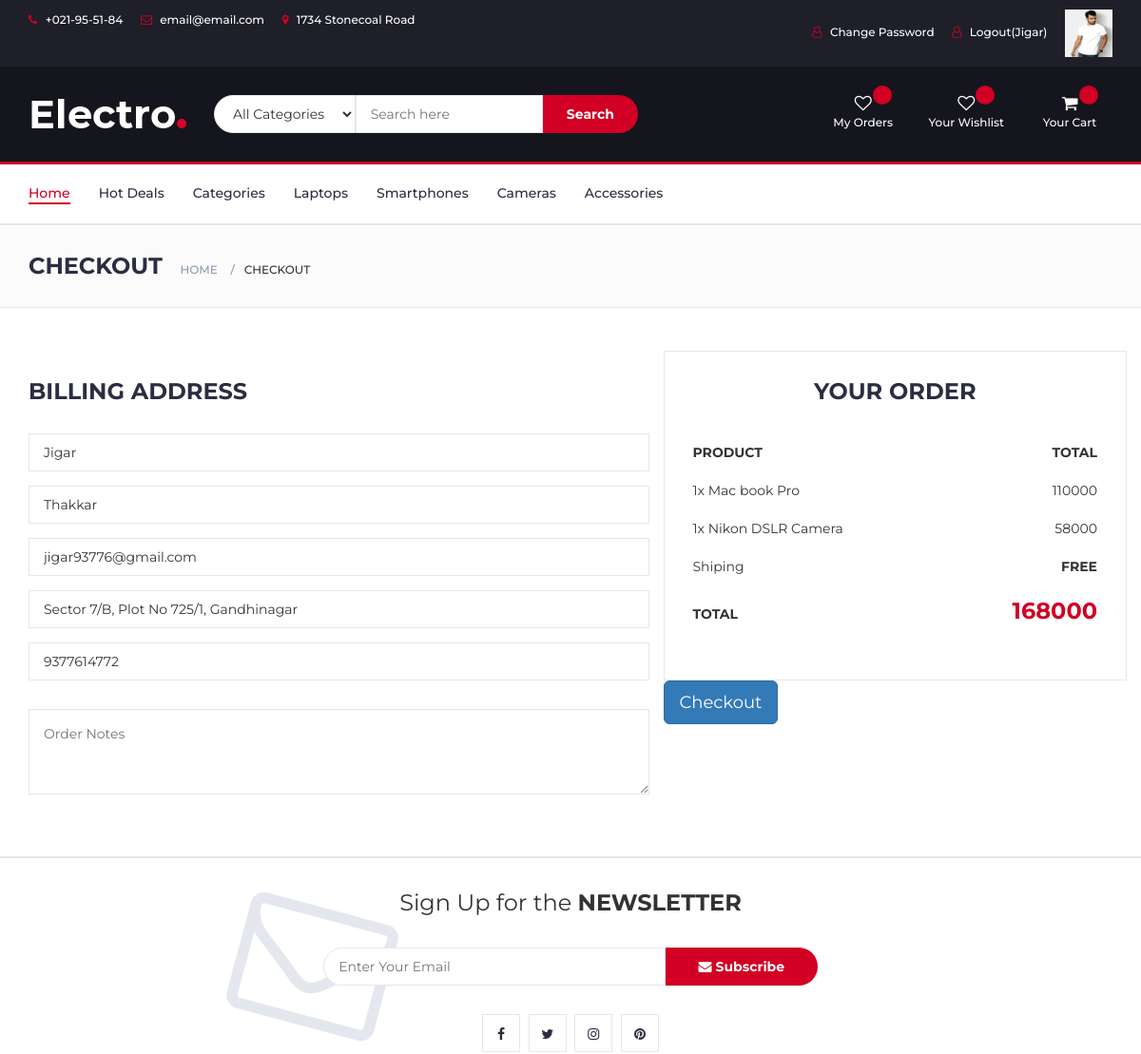
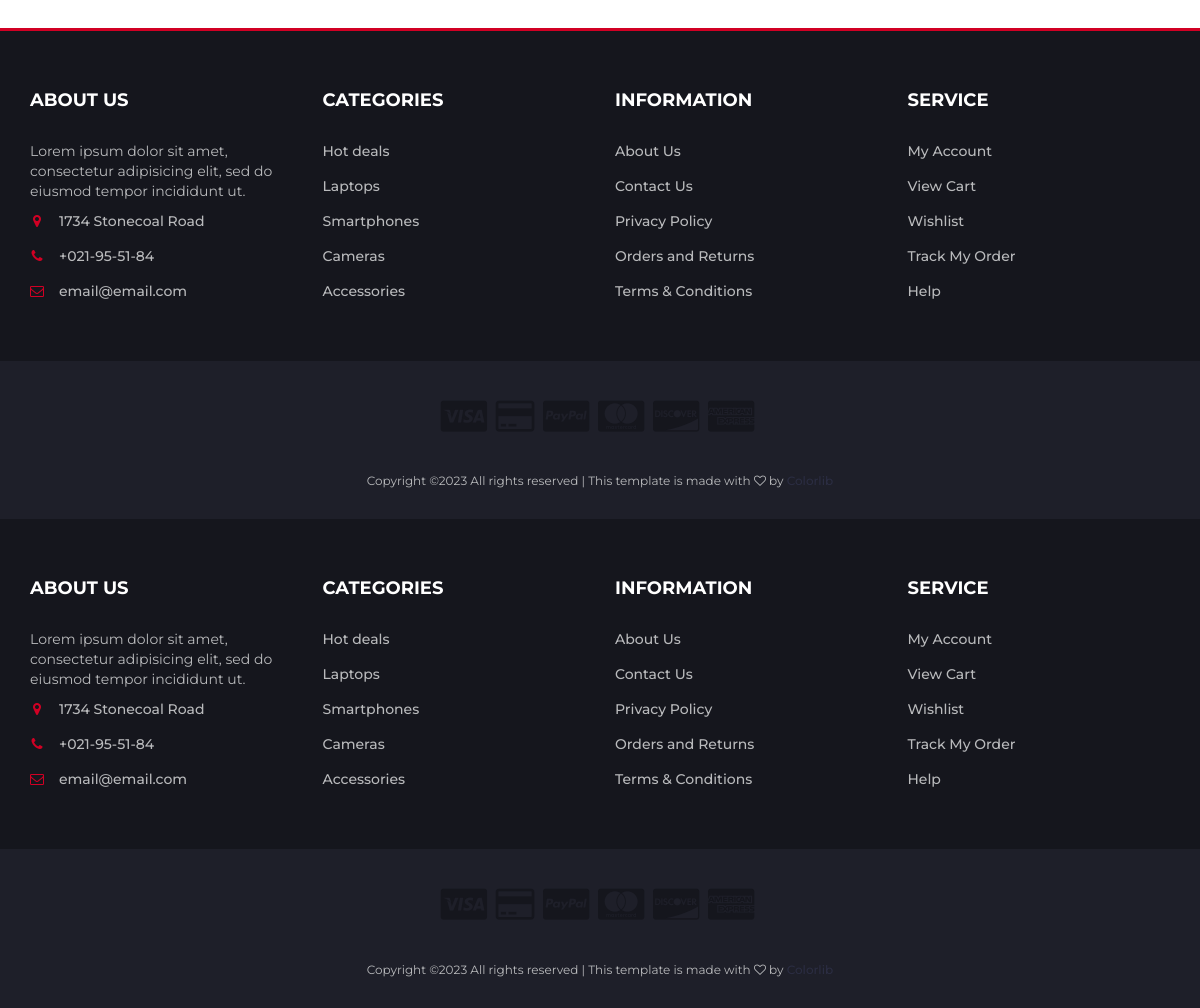
Screenshot of /checkout/ (signed in) with the database file from the repository (2 pictures, top to bottom).
### myapp/models.py (models this page shows, shortened)
class User(models.Model):
	fname=models.CharField(max_length=100)
	lname=models.CharField(max_length=100)
	email=models.EmailField()
	mobile=models.PositiveIntegerField()
	address=models.TextField()
	password=models.CharField(max_length=100)
	usertype=models.CharField(max_length=100)
	profile_pic=models.ImageField(upload_to="profile_pic/")

class Cart(models.Model):
	user=models.ForeignKey(User,on_delete=models.CASCADE)
	product=models.ForeignKey(Product,on_delete=models.CASCADE)
	date=models.DateTimeField(default=timezone.now)
	product_price=models.PositiveIntegerField()
	product_qty=models.PositiveIntegerField()
	total_price=models.PositiveIntegerField()
	payment_status=models.BooleanField(default=False)
	ordered_date=models.DateTimeField(default=timezone.now)

class Product(models.Model):
	seller=models.ForeignKey(User,on_delete=models.CASCADE)
	category=(
		('Laptop','Laptop'),
		('Accessories','Accessories'),
		('Camera','Camera')
		)
	product_category=models.CharField(max_length=100,choices=category)
	product_name=models.CharField(max_length=100)
	product_desc=models.TextField()
	product_price=models.PositiveIntegerField()
	product_image=models.ImageField(upload_to="product_image/")
	wishlist_status=models.BooleanField(default=False)
	cart_status=models.BooleanField(default=False)

### myapp/views.py (the view)
# urls.py: path('checkout/',views.checkout,name='checkout'),
def checkout(request):
	net_price=0
	user=User.objects.get(email=request.session['email'])
	carts=Cart.objects.filter(user=user)
	for i in carts:
		net_price=net_price+i.total_price
	return render(request,'checkout.html',{'carts':carts,'user':user,'net_price':net_price})

### myapp/templates/checkout.html (shortened to what this page needs)
{% extends 'header.html' %}
{% load static %}
{% block content %}<!DOCTYPE html>
<html lang="en">
	<head>
</head>
	<body>
		<div id="breadcrumb" class="section">
			<div class="container">
				<div class="row">
					<div class="col-md-12">
						<h3 class="breadcrumb-header">Checkout</h3>
						<ul class="breadcrumb-tree">
							<li><a href="#">Home</a></li>
							<li class="active">Checkout</li>
						</ul>
					</div>
				</div>
			</div>
		</div>
		<div class="section">
			<div class="container">
				<div class="row">
					<div class="col-md-7">
						<div class="billing-details">
							<div class="section-title">
								<h3 class="title">Billing address</h3>
							</div>
							<div class="form-group">
								<input class="input" type="text" name="first-name" value="{{user.fname}}">
							</div>
							<div class="form-group">
								<input class="input" type="text" name="last-name" value="{{user.lname}}">
							</div>
							<div class="form-group">
								<input class="input" type="email" name="email" value="{{user.email}}">
							</div>
							<div class="form-group">
								<input class="input" type="text" name="address" value="{{user.address}}">
							</div>
							<div class="form-group">
								<input class="input" type="tel" name="mobile" value="{{user.mobile}}">
							</div>
						</div>
						<div class="order-notes">
							<textarea class="input" placeholder="Order Notes"></textarea>
						</div>
					</div>
					<div class="col-md-5 order-details">
						<div class="section-title text-center">
							<h3 class="title">Your Order</h3>
						</div>
						<div class="order-summary">
							<div class="order-col">
								<div><strong>PRODUCT</strong></div>
								<div><strong>TOTAL</strong></div>
							</div>
							<div class="order-products">
								{% for i in carts %}
								<div class="order-col">
									<div>{{i.product_qty}}x {{i.product.product_name}}</div>
									<div>{{i.product_price}}</div>
								</div>
								{% endfor %}
							</div>
							<div class="order-col">
								<div>Shiping</div>
								<div><strong>FREE</strong></div>
							</div>
							<div class="order-col">
								<div><strong>TOTAL</strong></div>
								<div><strong class="order-total">{{net_price}}</strong></div>
							</div>
						</div>
						</div>
						<form method="post">
							<button type="button" class="btn btn-lg btn-primary" id="checkout-button">Checkout</button>
						</form>
					</div>
				</div>
			</div>
		<div id="newsletter" class="section">
			<div class="container">
				<div class="row">
					<div class="col-md-12">
						<div class="newsletter">
							<p>Sign Up for the <strong>NEWSLETTER</strong></p>
							<form>
								<input class="input" type="email" placeholder="Enter Your Email">
								<button class="newsletter-btn"><i class="fa fa-envelope"></i> Subscribe</button>
							</form>
							<ul class="newsletter-follow">
								<li>
									<a href="#"><i class="fa fa-facebook"></i></a>
								</li>
								<li>
									<a href="#"><i class="fa fa-twitter"></i></a>
								</li>
								<li>
									<a href="#"><i class="fa fa-instagram"></i></a>
								</li>
								<li>
									<a href="#"><i class="fa fa-pinterest"></i></a>
								</li>
							</ul>
						</div>
					</div>
				</div>
			</div>
		</div>
		<footer id="footer">
			<div class="section">
				<div class="container">
					<div class="row">
						<div class="col-md-3 col-xs-6">
							<div class="footer">
								<h3 class="footer-title">About Us</h3>
								<p>Lorem ipsum dolor sit amet, consectetur adipisicing elit, sed do eiusmod tempor incididunt ut.</p>
								<ul class="footer-links">
									<li><a href="#"><i class="fa fa-map-marker"></i>1734 Stonecoal Road</a></li>
									<li><a href="#"><i class="fa fa-phone"></i>+021-95-51-84</a></li>
									<li><a href="#"><i class="fa fa-envelope-o"></i>email@email.com</a></li>
								</ul>
							</div>
						</div>
						<div class="col-md-3 col-xs-6">
							<div class="footer">
								<h3 class="footer-title">Categories</h3>
								<ul class="footer-links">
									<li><a href="#">Hot deals</a></li>
									<li><a href="#">Laptops</a></li>
									<li><a href="#">Smartphones</a></li>
									<li><a href="#">Cameras</a></li>
									<li><a href="#">Accessories</a></li>
								</ul>
							</div>
						</div>
						<div class="col-md-3 col-xs-6">
							<div class="footer">
								<h3 class="footer-title">Information</h3>
								<ul class="footer-links">
									<li><a href="#">About Us</a></li>
									<li><a href="#">Contact Us</a></li>
									<li><a href="#">Privacy Policy</a></li>
									<li><a href="#">Orders and Returns</a></li>
									<li><a href="#">Terms & Conditions</a></li>
								</ul>
							</div>
						</div>
						<div class="col-md-3 col-xs-6">
							<div class="footer">
								<h3 class="footer-title">Service</h3>
								<ul class="footer-links">
									<li><a href="#">My Account</a></li>
									<li><a href="#">View Cart</a></li>
									<li><a href="#">Wishlist</a></li>
									<li><a href="#">Track My Order</a></li>
									<li><a href="#">Help</a></li>
								</ul>
							</div>
						</div>
					</div>
				</div>
			</div>
			<div id="bottom-footer" class="section">
				<div class="container">
					<div class="row">
						<div class="col-md-12 text-center">
							<ul class="footer-payments">
								<li><a href="#"><i class="fa fa-cc-visa"></i></a></li>
								<li><a href="#"><i class="fa fa-credit-card"></i></a></li>
								<li><a href="#"><i class="fa fa-cc-paypal"></i></a></li>
								<li><a href="#"><i class="fa fa-cc-mastercard"></i></a></li>
								<li><a href="#"><i class="fa fa-cc-discover"></i></a></li>
								<li><a href="#"><i class="fa fa-cc-amex"></i></a></li>
							</ul>
							<span class="copyright">
								Copyright &copy;<script>document.write(new Date().getFullYear());</script> All rights reserved | This template is made with <i class="fa fa-heart-o" aria-hidden="true"></i> by <a href="https://colorlib.com" target="_blank">Colorlib</a>
							</span>
						</div>
					</div>
				</div>
			</div>
		</footer>
	</body>
</html>
{% endblock %}

### myapp/templates/header.html (shortened to what this page needs)
{% load static %}
<!DOCTYPE html>
<html lang="en">
	<head>
		<link type="text/css" rel="stylesheet" href="{% static 'css/bootstrap.min.css' %}"/>
		<link type="text/css" rel="stylesheet" href="{% static 'css/slick.css' %}"/>
		<link type="text/css" rel="stylesheet" href="{% static 'css/slick-theme.css' %}"/>
		<link type="text/css" rel="stylesheet" href="{% static 'css/nouislider.min.css' %}"/>
		<link rel="stylesheet" href="{% static 'css/font-awesome.min.css' %}">
		<link type="text/css" rel="stylesheet" href="{% static 'css/style.css' %}"/>
    </head>
	<body>
		<header>
			<div id="top-header">
				<div class="container">
					<ul class="header-links pull-left">
						<li><a href="#"><i class="fa fa-phone"></i> +021-95-51-84</a></li>
						<li><a href="#"><i class="fa fa-envelope-o"></i> email@email.com</a></li>
						<li><a href="#"><i class="fa fa-map-marker"></i> 1734 Stonecoal Road</a></li>
					</ul>
					<ul class="header-links pull-right">
						{% if request.session.email %}
							<li><a href="{% url 'change-password' %}"><i class="fa fa-user-o"></i> Change Password</a></li>
							<li><a href="{% url 'logout' %}"><i class="fa fa-user-o"></i> Logout({{request.session.fname}})</a></li>
							<li>
								<a href="{% url 'profile' %}">
									<img src="{{request.session.profile_pic}}" height="50px" width="50px">
								</a>
							</li>
						{% else %}
							<li><a href="{% url 'signup' %}"><i class="fa fa-user-o"></i> Sign Up</a></li>
							<li><a href="{% url 'login' %}"><i class="fa fa-user-o"></i> Login</a></li>
						{% endif %}
					</ul>
				</div>
			</div>
			<div id="header">
				<div class="container">
					<div class="row">
						<div class="col-md-2">
							<div class="header-logo">
								<a href="#" class="logo">
									<img src="{% static 'img/logo.png' %}" alt="">
								</a>
							</div>
						</div>
						<div class="col-md-5">
							<div class="header-search">
								<form>
									<select class="input-select">
										<option value="0">All Categories</option>
									</select>
									<input class="input" placeholder="Search here">
									<button class="search-btn">Search</button>
								</form>
							</div>
						</div>
						{% if request.session.email %}
						<div class="col-md-5 clearfix">
							<div class="header-ctn">
								<div>
									<a href="{% url 'myorder' %}">
										<i class="fa fa-heart-o"></i>
										<span>My Orders</span>
										<div class="qty">{{request.session.wishlist_count}}</div>
									</a>
								</div>
								<div>
									<a href="{% url 'wishlist' %}">
										<i class="fa fa-heart-o"></i>
										<span>Your Wishlist</span>
										<div class="qty">{{request.session.wishlist_count}}</div>
									</a>
								</div>
								<div class="dropdown">
									<a class="dropdown-toggle" data-toggle="dropdown" aria-expanded="true" href="{% url 'cart' %}">
										<i class="fa fa-shopping-cart"></i>
										<span>Your Cart</span>
										<div class="qty">{{request.session.cart_count}}</div>
									</a>
								</div>
							</div>
						</div>
						{% endif %}
					</div>
				</div>
			</div>
		</header>
		<nav id="navigation">
			<div class="container">
				<div id="responsive-nav">
					<ul class="main-nav nav navbar-nav">
						<li class="active"><a href="/">Home</a></li>
						<li><a href="#">Hot Deals</a></li>
						<li><a href="#">Categories</a></li>
						<li><a href="#">Laptops</a></li>
						<li><a href="#">Smartphones</a></li>
						<li><a href="#">Cameras</a></li>
						<li><a href="#">Accessories</a></li>
					</ul>
				</div>
			</div>
		</nav>
		{% block content %}
		{% endblock %}
		<footer id="footer">
			<div class="section">
				<div class="container">
					<div class="row">
						<div class="col-md-3 col-xs-6">
							<div class="footer">
								<h3 class="footer-title">About Us</h3>
								<p>Lorem ipsum dolor sit amet, consectetur adipisicing elit, sed do eiusmod tempor incididunt ut.</p>
								<ul class="footer-links">
									<li><a href="#"><i class="fa fa-map-marker"></i>1734 Stonecoal Road</a></li>
									<li><a href="#"><i class="fa fa-phone"></i>+021-95-51-84</a></li>
									<li><a href="#"><i class="fa fa-envelope-o"></i>email@email.com</a></li>
								</ul>
							</div>
						</div>
						<div class="col-md-3 col-xs-6">
							<div class="footer">
								<h3 class="footer-title">Categories</h3>
								<ul class="footer-links">
									<li><a href="#">Hot deals</a></li>
									<li><a href="#">Laptops</a></li>
									<li><a href="#">Smartphones</a></li>
									<li><a href="#">Cameras</a></li>
									<li><a href="#">Accessories</a></li>
								</ul>
							</div>
						</div>
						<div class="col-md-3 col-xs-6">
							<div class="footer">
								<h3 class="footer-title">Information</h3>
								<ul class="footer-links">
									<li><a href="#">About Us</a></li>
									<li><a href="#">Contact Us</a></li>
									<li><a href="#">Privacy Policy</a></li>
									<li><a href="#">Orders and Returns</a></li>
									<li><a href="#">Terms & Conditions</a></li>
								</ul>
							</div>
						</div>
						<div class="col-md-3 col-xs-6">
							<div class="footer">
								<h3 class="footer-title">Service</h3>
								<ul class="footer-links">
									<li><a href="#">My Account</a></li>
									<li><a href="#">View Cart</a></li>
									<li><a href="#">Wishlist</a></li>
									<li><a href="#">Track My Order</a></li>
									<li><a href="#">Help</a></li>
								</ul>
							</div>
						</div>
					</div>
				</div>
			</div>
			<div id="bottom-footer" class="section">
				<div class="container">
					<div class="row">
						<div class="col-md-12 text-center">
							<ul class="footer-payments">
								<li><a href="#"><i class="fa fa-cc-visa"></i></a></li>
								<li><a href="#"><i class="fa fa-credit-card"></i></a></li>
								<li><a href="#"><i class="fa fa-cc-paypal"></i></a></li>
								<li><a href="#"><i class="fa fa-cc-mastercard"></i></a></li>
								<li><a href="#"><i class="fa fa-cc-discover"></i></a></li>
								<li><a href="#"><i class="fa fa-cc-amex"></i></a></li>
							</ul>
							<span class="copyright">
								Copyright &copy;<script>document.write(new Date().getFullYear());</script> All rights reserved | This template is made with <i class="fa fa-heart-o" aria-hidden="true"></i> by <a href="https://colorlib.com" target="_blank">Colorlib</a>
							</span>
						</div>
					</div>
				</div>
			</div>
		</footer>
	</body>
</html>

### rows the page displays
User: session.fname "Jigar", first-name "Jigar", last-name "Thakkar", email "jigar93776@gmail.com", address "Sector 7/B, Plot No 725/1, Gandhinagar", mobile "9377614772"
Cart: product_qty "1", product.product_name "Mac book Pro", product_price "110000"
Cart: product_qty "1", product.product_name "Nikon DSLR Camera", product_price "58000"

### other values shown
{{ net_price }} "168000"
